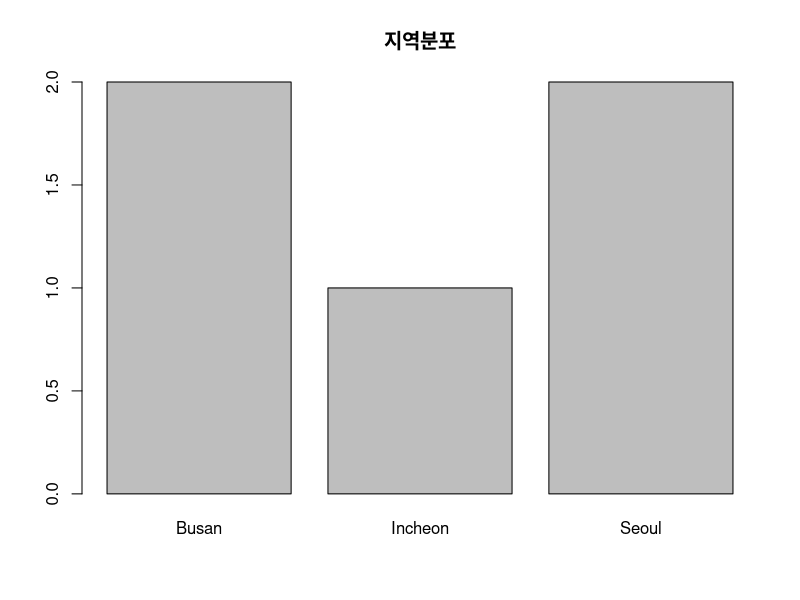
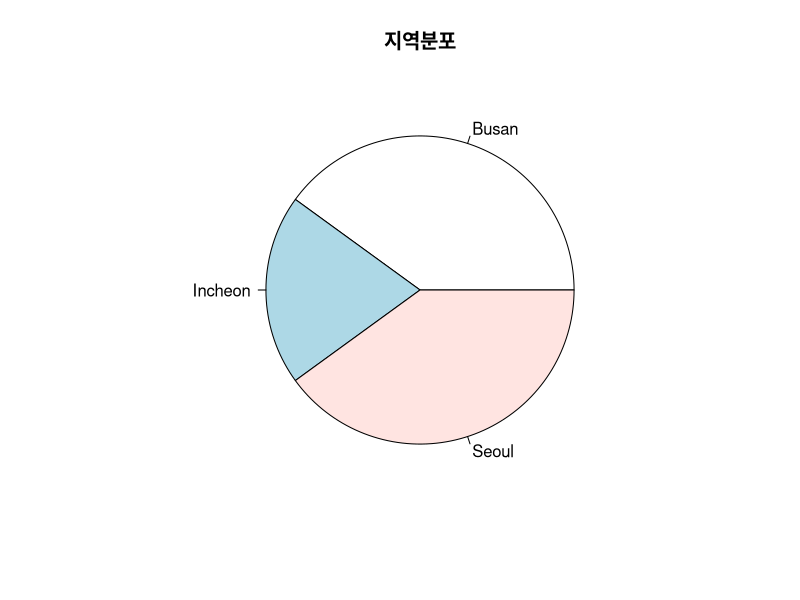
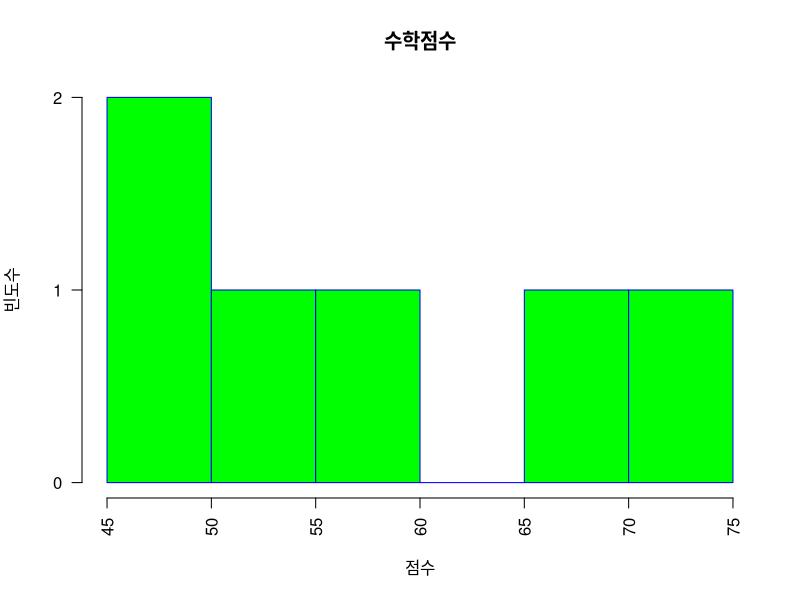
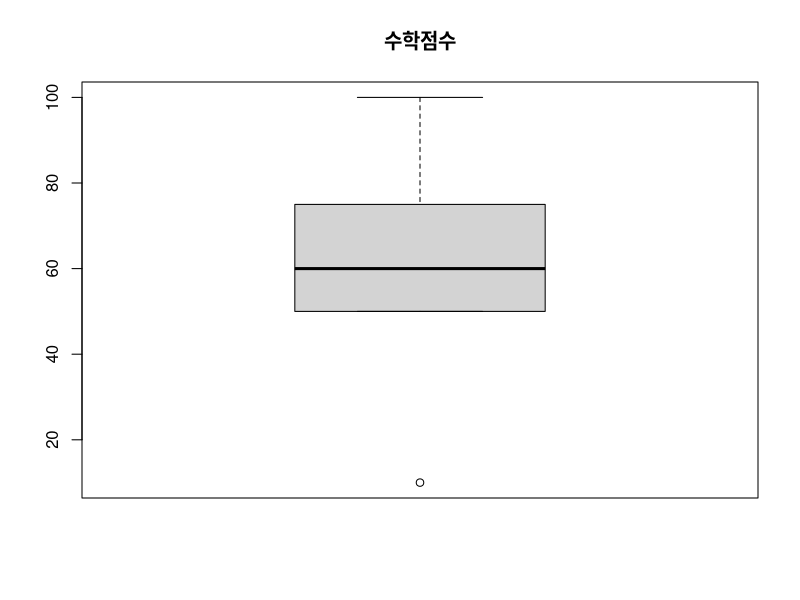
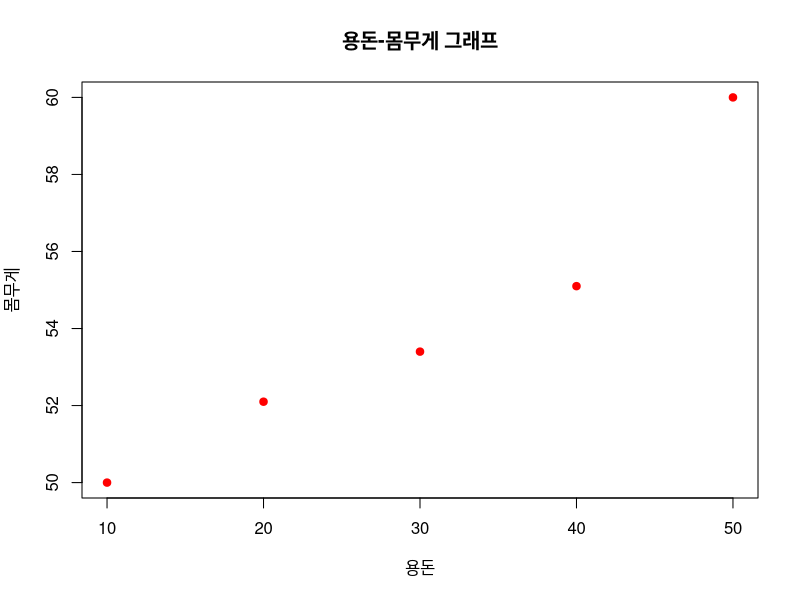
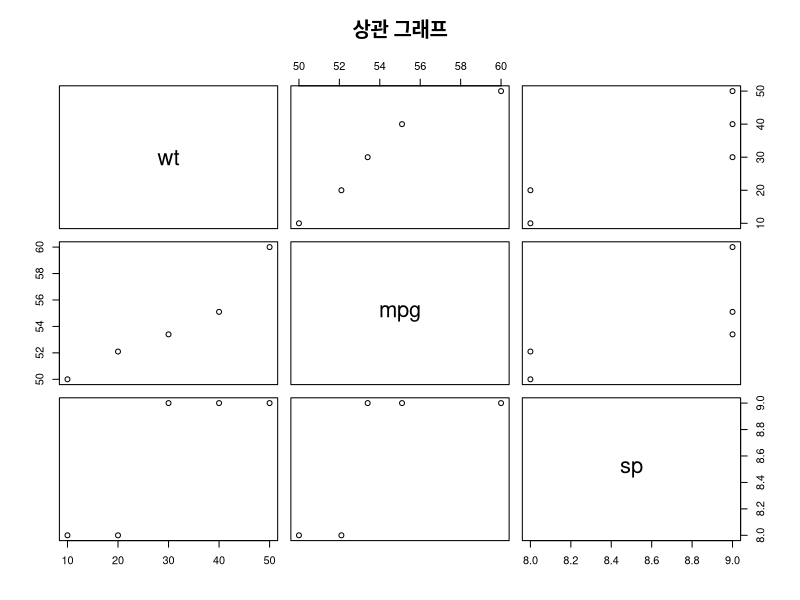
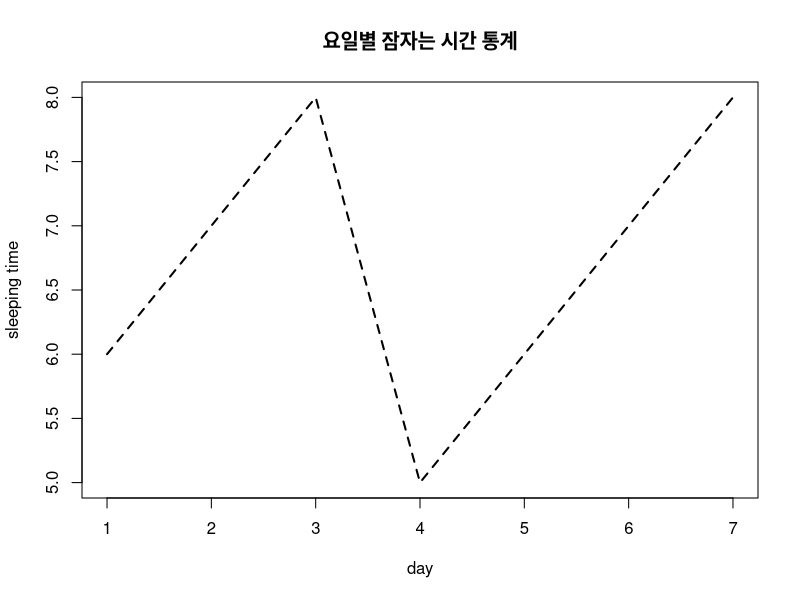
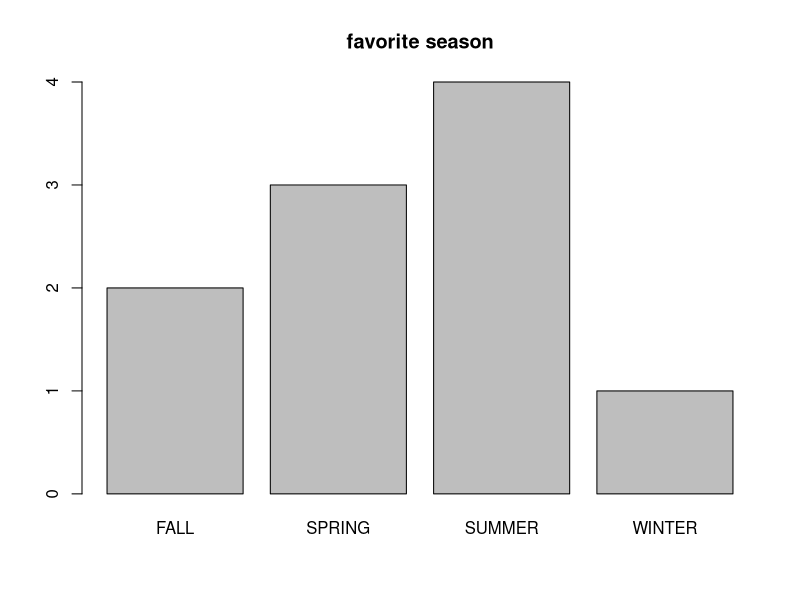

Reproduce these figures in R, in order.
#basic1
f.local <- c('Seoul', 'Busan', 'Seoul', 'Incheon', 'Busan')
f.local
table(f.local)

#basic2
f.local <- c('Seoul', 'Busan', 'Seoul', 'Incheon', 'Busan')
ds <- table(f.local)
ds
barplot(ds, main='지역분포')

#basic3
ds <- table(f.local)
ds
pie(ds, main='지역분포')

#basic4
weight <- c(2,3,4,5)
mean(weight)
median(weight)

weight.heavy <-c(weight, 10)
mean(weight.heavy)
median(weight.heavy)

#basic5
mydata <- c(1,2,3,4)
quantile(mydata)
quantile(mydata, (0:10)/10)

#basic6
score <- c(45.5, 46.1, 50.6, 71.3, 55.2, 67.1)
hist(score,
     main="수학점수",
     xlab="점수",
     ylab="빈도수",
     border="blue",
     col="green",
     las=2)

#basic7
score <- c(10, 50, 50, 60, 70, 80, 100)
quantile(score)
boxplot(score, main="수학점수")

#basic8
wt <- c(10,20,30,40,50)
mpg <- c(50, 52.1, 53.4, 55.1, 60)
plot(wt, mpg,
     main ="용돈-몸무게 그래프",
     xlab="용돈",
     ylab="몸무게",
     col="red",
     pch=19)

#basic9
wt <- c(10,20,30,40,50)
mpg <- c(50, 52.1, 53.4, 55.1, 60)
sp <- c(8,8,9,9,9)
st <- data.frame(wt,mpg,sp)
pairs(st, main="상관 그래프")

#basic10
day = c(1:7)
sleeping = c(6,7,8,5,6,7,8)
plot(day,
     sleeping,
     main="요일별 잠자는 시간 통계",
     type="l",
     lty=2,
     lwd=2,
     xlab="day",
     ylab="sleeping time")

#code1
favorite <- c('WINTER', 'SUMMER', 'SPRING',
              'SUMMER','SUMMER','FALL','FALL', 
              'SUMMER', 'SPRING', 'SPRING')
favorite
table(favorite)
table(favorite)/length(favorite)

#code2
ds <- table(favorite)
ds
barplot(ds, main="favorite season")

#code3
ds <- table(favorite)
ds
pie(ds, main="favorite season")

#code4
favorite.color <- c(2,3,2,1,1,
                    2,2,1,3,2,
                    1,3,2,1,2)
ds <- table(favorite.color)
ds
colors <- c('green', 'red', 'blue')
names(ds) <- colors
ds
barplot(ds, main='favorite color', col=colors)
pie(ds, main='favorite color', col=colors)

#code5
weight <- c(60,62,64,65,68,69)
weight.heavy <- c(weight, 120)
weight
weight.heavy

mean(weight)
mean(weight.heavy)

median(weight)
median(weight.heavy)

#code6
mydata <- c(60,62,64,65,68,69,120)
quantile(mydata)
quantile(mydata, (0:10)/10)

#code7
head(cars)
dist <- cars[,2]
hist(dist,
     main="Histogram for 제동거리",
     xlab = "제동거리",
     ylab = "빈도수",
     border="blue",
     col="green",
     las=2)

#code8
dist <- cars[,2]
boxplot(dist, main="자동차 제동거리")

#code9
wt <- mtcars$wt
mpg <- mtcars$mpg
plot(wt, mpg,
     main ="중량-연비 그래프",
     xlab="중량",
     ylab="연비(MPG)",
     col="red",
     pch=19)

#code10
vars <- c("mpg","disp","drat","wt")
target <- mtcars[,vars]
head(target)
pairs(target,
      main="Multi Plots")

#code11
month <- c(1:12) 

late1 <- c(5,8,7,9,4,6,12,13,6,6,6,4)    
late2 <- c(4,6,5,8,7,8,10,11,6.5,7,5,3) 

plot(month,         # x축: 월(month)
     late1,         # y축: late1 데이터
     main = "Late Students",  # 제목
     type = "b",    # 'b'는 선+점 둘 다 표시
     lty = 1,       # 선 스타일 (1: 실선)
     col = "red",   # 선 색: 빨간색
     xlab = "Month",         # x축 레이블
     ylab = "Late cnt"       # y축 레이블
)

#code12
lines(month,        # x축: 월
      late2,        # y축: late2 데이터
      type = "o",   # 'o'는 점 중심 (circle)
      col = "blue"  # 파란색 선
)


#test1
result <- c('P','P','F','P','F','P','F','P','P','F')
table(result)
barplot(table(result), main="이희민")
pie(table(result), main="이희민")

#test2
season <- c('여름','겨울','봄','가을',
            '여름','가을','겨울','여름','여름',
            '가을')
table(season)
barplot(table(season), main="이희민 선호계절")
pie(table(season), main="이희민 선호계절")

#test3
score <- c(90,85,73,80,85,65,78,50,68,96)
names(score) <-c('KOR','ENG','ATH','HIST','SOC','MUSIC',
                 'BIO','EARTH','PHY','ART')
score
mean(score)
median(score)
boxplot(score)
hist(score, main="이희민 성적",
     xlab ="Score", ylab="Frequency",
     col="purple")

#test4
plot(pressure$temperature,pressure$pressure)

#test5
income <- c(121, 99, 25,
            35, 40, 30, 150,
            24, 50, 60)
period <- c(19,20,16,16,18,12,24,12,16,17)
plot(income, period, main="이희민")

#test6
year <- c(2021,2022,2023,2024,2025,2026)
population <- c(52123,52261,52388,52504,
                52609, 52704)
plot(year, population,
     type="o",
     main="연도별 예상 인구수 추계",
     xlab="연도",
     ylab="총인구(천명)",
     pch = 20,
     col="blue"
     )
